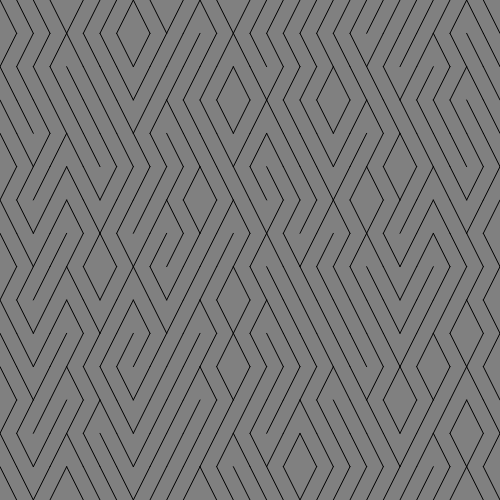
Frame 1 (no input)
Frame 60 (no input): identical to frame 1, image omitted
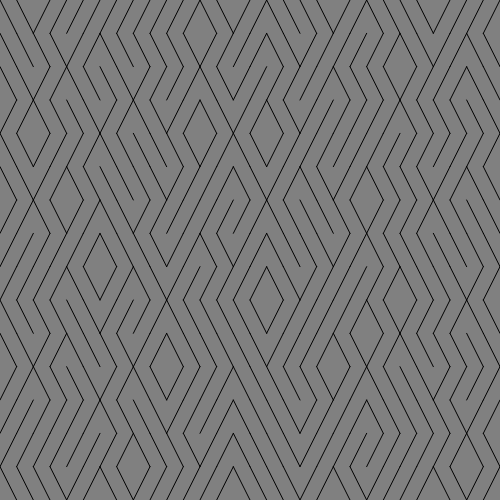
Frame 120 (the mouse pressed at the canvas centre since frame 60)

The p5.js sketch that drew these frames (run headless with seeded random() and noise() and a simulated clock; from frame 60 on, the mouse is pressed at the canvas centre):

// p5.js sketch
// ── sketch.js
'use strict';

let noOfTiles = 15;
// Add random seed
var actRandomSeed = 0;


function setup(){
	createCanvas(500, 500);
}

function draw(){
    background(128);
    // Draws every second but on the same pattern - used instead of noLoop()
    randomSeed(actRandomSeed);

	for(let gridY = 0; gridY < noOfTiles; gridY++){
		for(let gridX = 0; gridX < noOfTiles; gridX++){

            let posX = width / noOfTiles * gridX;
            let posY = height / noOfTiles * gridY;

            let choice = Math.floor(random(0, 2));
            
			if(choice == 0){
				line(posX, posY, posX + (width / noOfTiles) / 2, posY + height / noOfTiles);
                line(posX + (width / noOfTiles) / 2, posY, posX + (width / noOfTiles), posY + height / noOfTiles);
			} else {
				line(posX, posY + width / noOfTiles, posX + (height / noOfTiles) / 2, posY);
                line(posX + (height / noOfTiles) / 2, posY + width / noOfTiles, posX + (height / noOfTiles), posY);
			}
		}
	}
}

// If the mouse is pressed the lines change position
function mousePressed() {
  actRandomSeed = random(100000);
}
